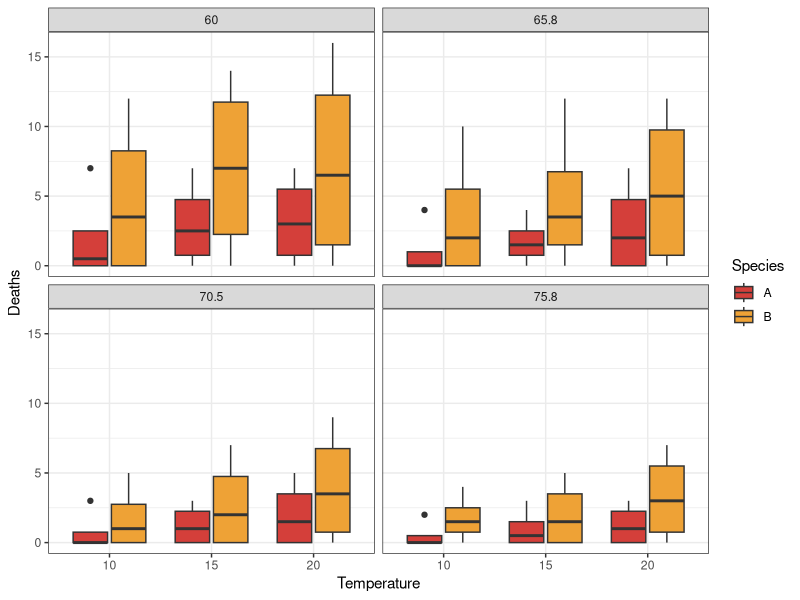
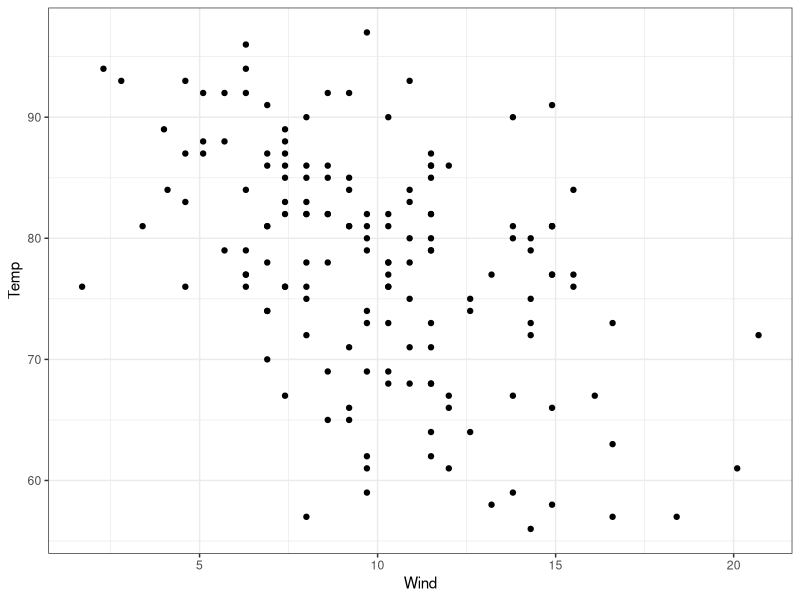

These figures' R source, in order:
## ---- chunk 1
knitr::opts_chunk$set(echo = TRUE,
                      warning = FALSE)
## ---- chunk 2
library(tidyverse)
library(MASS)
## ---- chunk 3
ggplot(snails, aes(x = as.factor(Temp), y = Deaths, fill = Species)) +
  geom_boxplot() +
  xlab("Temperature") +
  ggsci::scale_fill_locuszoom() +
  facet_wrap("Rel.Hum") +
  theme_bw()
## ---- chunk 4
data(airquality)
## ---- chunk 5
ggplot(data = airquality) +
  geom_point(aes(x=Wind, y=Temp)) +
  theme_bw()
## ---- chunk 6
#linear_regression <- lm(Temp ~ Wind, data = airquality)
## ---- chunk 7
#look at the median residual value. Close to zero is best
#help(summary)
## ---- chunk 8
# Extract coefficients from the model
# plot the regression line on the predicted values
# plot the original test values
## ---- chunk 9
#residuals_lin <- residuals(linear_regression)
#ggplot(data=residvpredict) +
#  geom_density(aes(residual))
## ---- chunk 10
#cor.test(train_regression$Wind, resid(linear_regression))
